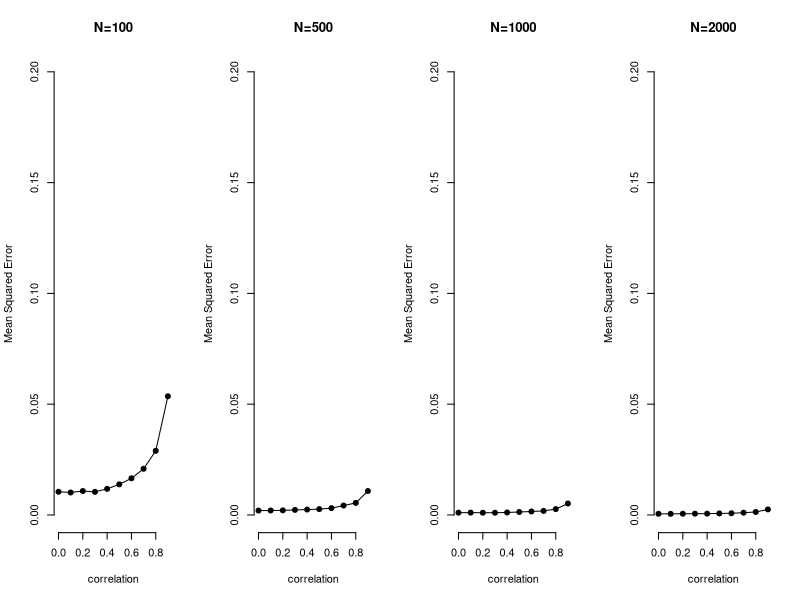
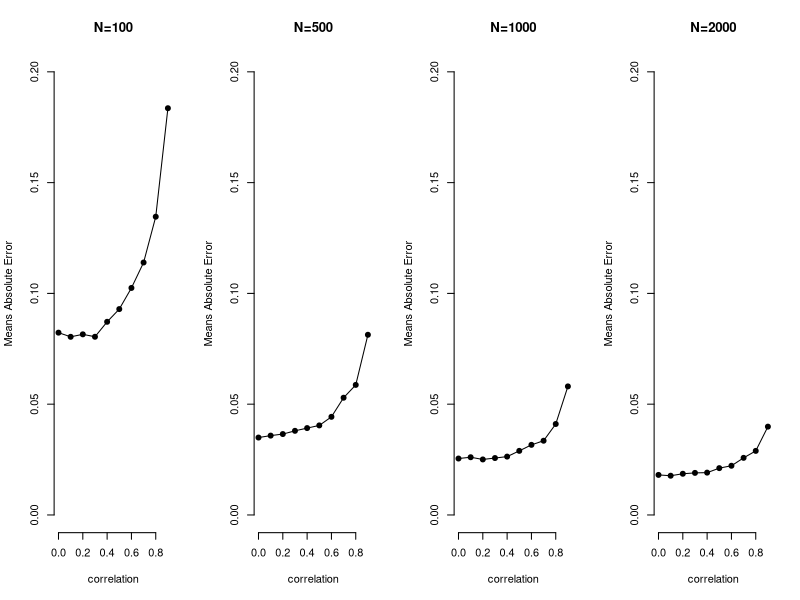

R code for these plots, in order:
## ---- chunk 1
knitr::opts_chunk$set(echo = TRUE)
## ---- chunk 2
# the number of runs (simulations)
sim.n <- 1000
# sequence of low to high correlation
Rho <- seq(from = 0, to = .9,length.out=10)
# vector of sample sizes
sample.N <- c(100, 500, 1000, 2000)
## ---- chunk 3
# rows = simulations, columns = sample size, layers = correlation
beta.catcher <- array(NA, c(sim.n, 4, 10))
## ---- chunk 4
# loop over the correlations
for (i in 1:length(Rho)){
  
  # loop over sample sizes
  for (j in 1:4){
    
    # loop over the random draws (number of simulations)
    for (k in 1:sim.n){
      
      # current correlation
      rho <- Rho[i]
      # current sample size
      sample.n <- sample.N[j] 
      # variance covariance matrix current corr on off-diagonal
      varL <- matrix(c (1,rho,rho,1) , nrow = 2, ncol = 2)
      # random draw of covariates as many as sample size
      XX <- MASS::mvrnorm(sample.n, rep(0,2), varL) 
      # random noise
      e <- rnorm(sample.n)
      # the true data generation process b1 = 1; b2 = 1
      y <- XX  %*% c(1,1) + e
      # we regress the true y on the covariates and extract beta 1
      beta.catcher[k,j,i] <- coef(lm(y~XX))[2]  
      
      } # end of loop over number of sims
    } # end of loop over sample sizes
  } # end of loop over correlations

## ---- chunk 5
dim(beta.catcher)
## ---- chunk 6
error.sq <- (beta.catcher-1)^2 
## ---- chunk 7
mse.beta1 <- colMeans(error.sq) 
## ---- chunk 8
par(mfrow=c(1,4))
plot(c(0:9)/10,mse.beta1[1,], xlab="correlation", ylab="Mean Squared Error", type="o", pch=19, bty="n", main="N=100", ylim=c(0,.2))
plot(c(0:9)/10,mse.beta1[2,], xlab="correlation", ylab="Mean Squared Error", type="o", pch=19, bty="n", main="N=500", ylim=c(0,.2))
plot(c(0:9)/10,mse.beta1[3,], xlab="correlation", ylab="Mean Squared Error", type="o", pch=19, bty="n", main="N=1000", ylim=c(0,.2))
plot(c(0:9)/10,mse.beta1[4,], xlab="correlation", ylab="Mean Squared Error", type="o", pch=19, bty="n", main="N=2000", ylim=c(0,.2))

error.abs <- abs(beta.catcher-1)
mae.beta1 <- colMeans(error.abs)

par(mfrow=c(1,4))
plot(c(0:9)/10,mae.beta1[1,], xlab="correlation", ylab="Means Absolute Error", type="o", pch=19, bty="n", main="N=100", ylim=c(0,.2))
plot(c(0:9)/10,mae.beta1[2,], xlab="correlation", ylab="Means Absolute Error", type="o", pch=19, bty="n", main="N=500", ylim=c(0,.2))
plot(c(0:9)/10,mae.beta1[3,], xlab="correlation", ylab="Means Absolute Error", type="o", pch=19, bty="n", main="N=1000", ylim=c(0,.2))
plot(c(0:9)/10,mae.beta1[4,], xlab="correlation", ylab="Means Absolute Error", type="o", pch=19, bty="n", main="N=2000", ylim=c(0,.2))
